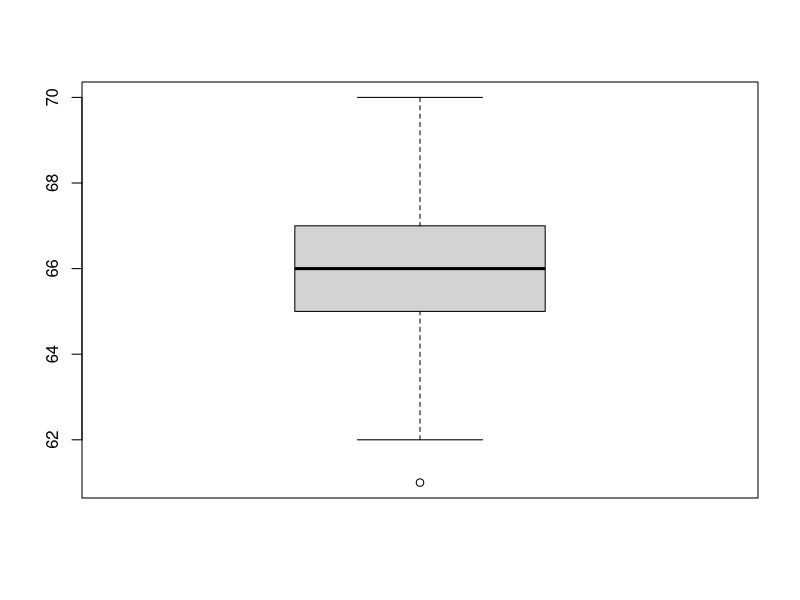

This figure's R source:
heights <- c(
				62, 64, 66, 67, 65, 68, 61, 65, 67, 65,
				64, 63, 67, 68, 64, 66, 68, 69, 65, 67,
				62, 66, 68, 67, 66, 65, 69, 65, 70, 65,
				67, 68, 65, 63, 64, 67, 67)

boxplot(heights)
# 1 outlier, се гледаат квантилите.
